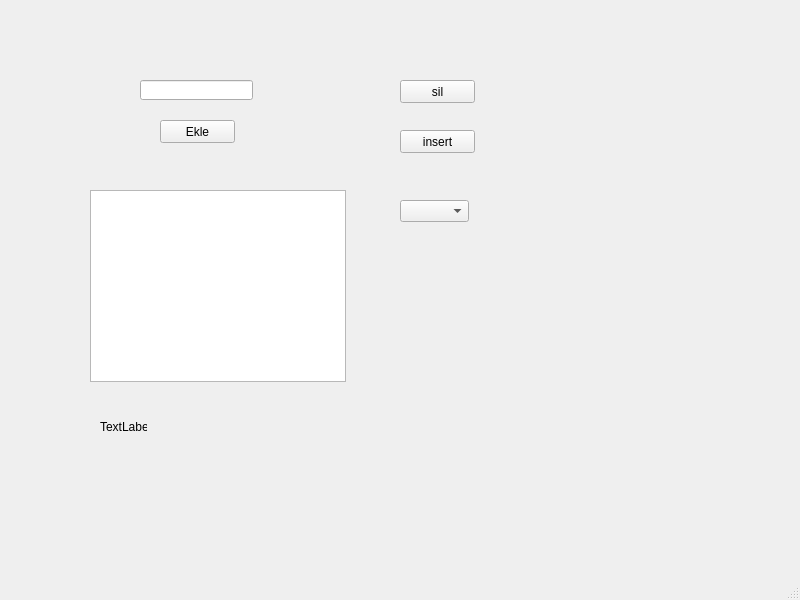
<?xml version="1.0" encoding="UTF-8"?>
<ui version="4.0">
 <class>MainWindow</class>
 <widget class="QMainWindow" name="MainWindow">
  <property name="geometry">
   <rect>
    <x>0</x>
    <y>0</y>
    <width>800</width>
    <height>600</height>
   </rect>
  </property>
  <property name="windowTitle">
   <string>MainWindow</string>
  </property>
  <widget class="QWidget" name="centralwidget">
   <widget class="QPushButton" name="pushButton">
    <property name="geometry">
     <rect>
      <x>160</x>
      <y>120</y>
      <width>75</width>
      <height>23</height>
     </rect>
    </property>
    <property name="text">
     <string>Ekle</string>
    </property>
   </widget>
   <widget class="QLineEdit" name="lineEdit">
    <property name="geometry">
     <rect>
      <x>140</x>
      <y>80</y>
      <width>113</width>
      <height>20</height>
     </rect>
    </property>
   </widget>
   <widget class="QListWidget" name="listWidget">
    <property name="geometry">
     <rect>
      <x>90</x>
      <y>190</y>
      <width>256</width>
      <height>192</height>
     </rect>
    </property>
   </widget>
   <widget class="QPushButton" name="pushButton_2">
    <property name="geometry">
     <rect>
      <x>400</x>
      <y>80</y>
      <width>75</width>
      <height>23</height>
     </rect>
    </property>
    <property name="text">
     <string>sil</string>
    </property>
   </widget>
   <widget class="QPushButton" name="pushButton_3">
    <property name="geometry">
     <rect>
      <x>400</x>
      <y>130</y>
      <width>75</width>
      <height>23</height>
     </rect>
    </property>
    <property name="text">
     <string>insert</string>
    </property>
   </widget>
   <widget class="QComboBox" name="comboBox">
    <property name="geometry">
     <rect>
      <x>400</x>
      <y>200</y>
      <width>69</width>
      <height>22</height>
     </rect>
    </property>
   </widget>
   <widget class="QLabel" name="label">
    <property name="geometry">
     <rect>
      <x>100</x>
      <y>420</y>
      <width>47</width>
      <height>13</height>
     </rect>
    </property>
    <property name="text">
     <string>TextLabel</string>
    </property>
   </widget>
  </widget>
  <widget class="QMenuBar" name="menubar">
   <property name="geometry">
    <rect>
     <x>0</x>
     <y>0</y>
     <width>800</width>
     <height>21</height>
    </rect>
   </property>
  </widget>
  <widget class="QStatusBar" name="statusbar"/>
 </widget>
 <resources/>
 <connections/>
</ui>
